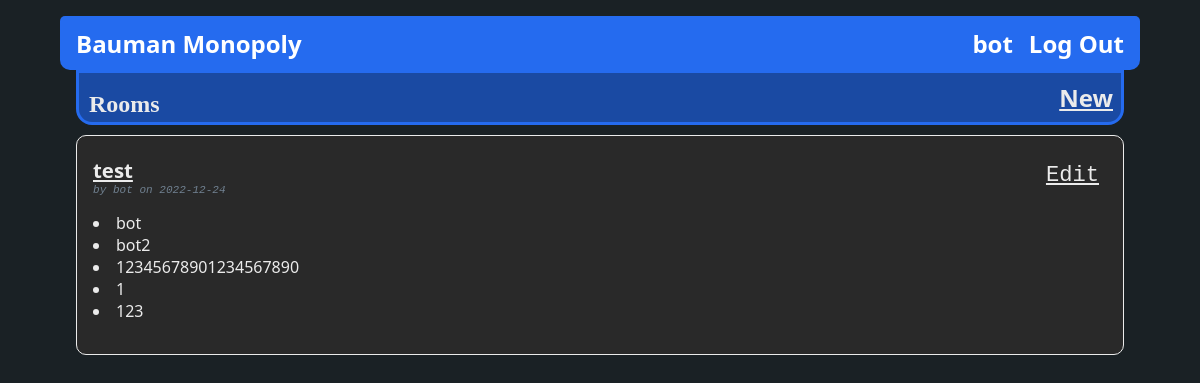
Screenshot of / (signed in) with the database file from the repository.
### tables this page shows
CREATE TABLE user (
  id INTEGER PRIMARY KEY AUTOINCREMENT,
  username TEXT UNIQUE NOT NULL,
  password TEXT NOT NULL,
  balance INT
);

CREATE TABLE room (
  id INTEGER PRIMARY KEY AUTOINCREMENT,
  author_id INTEGER NOT NULL,
  created TIMESTAMP NOT NULL DEFAULT CURRENT_TIMESTAMP,
  players_list TEXT,
  status TEXT,
  title TEXT NOT NULL,
  FOREIGN KEY (author_id) REFERENCES user (id)
);

### monopoly/__init__.py (the view)
    @app.route('/profile', methods=["GET"])
    def index():
        return render_template('profile/profile.html')

### monopoly/auth.py (called while the page is built)
@bp.before_app_request
def load_logged_in_user():
    user_id = session.get('user_id')
    if user_id is None:
        g.user = None
    else:
        g.user = get_db().execute(
            'SELECT * FROM user WHERE id = ?', (user_id,)
        ).fetchone()

### monopoly/db.py (called while the page is built)
def get_db():
    if 'db' not in g:
        g.db = sqlite3.connect(
            current_app.config['DATABASE'],
            detect_types=sqlite3.PARSE_DECLTYPES
        )
        g.db.row_factory = sqlite3.Row
    return g.db

### monopoly/mainroom.py (called while the page is built)
def get_user(id):
    db = get_db()
    user = db.execute(
        'SELECT username'
        ' FROM user u'
        ' WHERE u.id=?',
        (id,)
    ).fetchone()
    try:
        return user['username']
    except:
        return

def get_rooms():
    db = get_db()
    rooms = db.execute(
        'SELECT r.id, title, created, players_list, status, author_id, username'
        ' FROM room r JOIN user u ON r.author_id = u.id'
        ' ORDER BY created DESC'
    ).fetchall()
    return rooms

@bp.route('/')
def index():
    db = get_db()
    rooms = get_rooms()
    players = []
    for room in rooms:
        if room['players_list'] is not None:
            players.append(list(map(get_user, room['players_list'].split(','))))
        else: players.append([])
    return render_template('mainroom/index.html', rooms=rooms, players=players)

### monopoly/templates/mainroom/index.html (shortened to what this page needs)
{% extends 'base.html' %}
{% block header %}
  <h1>{% block title %}Rooms{% endblock %}</h1>
  {% if g.user %}
    <a class="action" href="{{ url_for('mainroom.create') }}">New</a>
  {% endif %}
{% endblock %}
{% block content %}
  {% for index in range(rooms|length) %}
    <article class="room">
      <header>
        <div id="hrefa{{  rooms[index]['id']  }}">
          <h1><a href="{{ url_for('mainroom.go_to_room', id=rooms[index]['id']) }}">{{ rooms[index]['title'] }}</a></h1>
          <div class="about">by {{ rooms[index]['username'] }} on {{ rooms[index]['created'].strftime('%Y-%m-%d') }}</div>
        </div>
        {% if g.user['id'] == rooms[index]['author_id'] %}
          <a class="action" href="{{ url_for('mainroom.update', id=rooms[index]['id']) }}">Edit</a>
        {% endif %}
      </header>
      <div class="players">
      {% if rooms[index]['players_list'] %}
        {% for player in players[index] %}
          {% if player is not none %}
          <li>{{player}}</li>
          {% endif %}
        {% endfor %}
      {% else %}
        <p class="empty_room">Empty room</p>
      {% endif %}
      </div>
    </article>
  {% endfor %}
{% endblock %}

### monopoly/templates/base.html (shortened to what this page needs)
<!doctype html>
<link rel="stylesheet" href="{{ url_for('static', filename='style.css') }}">
<nav>
  <h1><a href="{{url_for('mainroom.index')}}">Bauman Monopoly</a></h1>
  <ul>
    {% if g.user %}
      <h1><a href="{{ url_for('profile') }}">{{ g.user['username'] }}</a></h1>
      <h1><a href="{{ url_for('auth.logout') }}">Log Out</a></h1>
    {% else %}
      <h1><a href="{{ url_for('auth.register') }}">Register</a></h1>
      <h1><a href="{{ url_for('auth.login') }}">Log In</a></h1>
    {% endif %}
  </ul>
</nav>
<section class="content">
  <header>
    {% block header %}{% endblock %}
  </header>
  <div class="body">
    {% block content %}{% endblock %}
  </div>
</section>

### monopoly/static/style.css (style rules this page uses)
h1 { font-family: serif; color: #EBEBEB; margin: 1rem 0; }
a { color: #EBEBEB; font-family: sans; }
li { color: #EBEBEB; font-family: sans; }
nav { background: #256BEF; display: flex; align-items: center; padding: 3px 0.5rem; border-radius: 5px 5px 10px 10px; height: 3em; }
nav h1 { flex: auto; margin: 0; color: white; }
nav h1 a { text-decoration: none; padding: 0.25rem 0.5rem; color: white; }
nav ul { display: flex; list-style: none; margin: 0; padding: 0; }
nav ul li a, nav ul li span, header .action { display: block; padding: 0.5rem; }
.content { color: white; padding: 0 1rem 1rem; }
.content > header { padding-left: 10px; border-radius: 0 0 1em 1em; border: solid #256BEF; background-color: #1a4aa3; display: flex; align-items: flex-end; }
.content > header a { font-weight: bold; font-size: 1.5em; }
.content > header h1 { flex: auto; margin: 1rem 0 0.25rem 0; font-size: 1.5em; }
.body { border: solid #EBEBEB; border-width: 1px; padding: 1em; border-radius: 10px; margin-top: 10px; background-color: #292929; }
.room > header { display: flex; align-items: flex-end; font-size: 0.85em; font-family: monospace; }
.room > header > div:first-of-type { flex: auto; }
.room > header h1 { font-size: 1.5em; margin-bottom: 0; margin-top: 0.2em; font-family: sans; }
.room .about { color: slategray; font-style: italic; }
.room .action { font-size: 2em; font-family: monospace; color: #EBEBEB; }
.players { padding: 1em 0 1em 0; }
.content:last-child { margin-bottom: 0; }

### rows the page displays
user: user.username "bot", username "bot", username "bot"
room: title "test", created "2022-12-24"
user: username "bot2"
user: username "12345678901234567890"
user: username "123"

### other values shown
{{ player }} "1"
